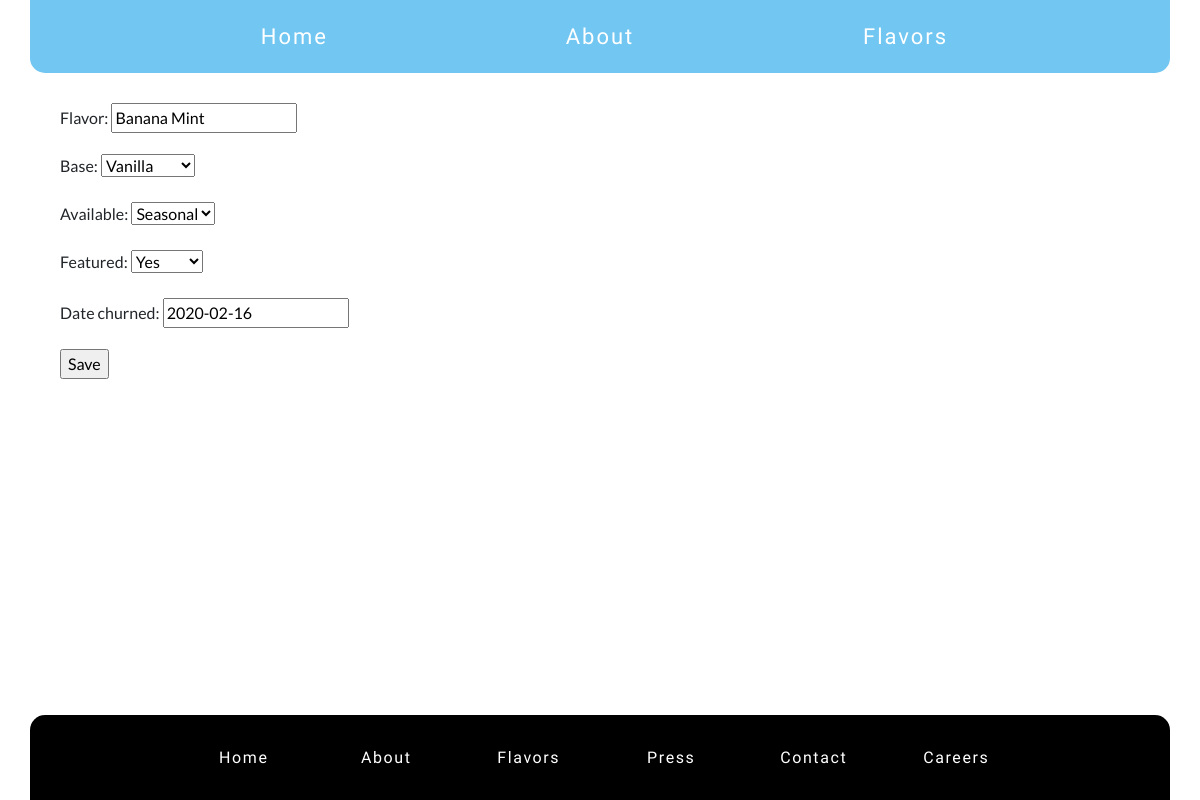
Page /icecream/8/update/ on the committed database.
### icecream/models.py (models this page shows, shortened)
class Icecream(models.Model):
    flavor = models.CharField(max_length = 50)
    base = models.CharField(max_length = 11, choices=BASE)
    available = models.CharField(max_length=9, choices=AVAILABLE)
    Featured = models.BooleanField(choices=BOOL)
    date_churned = models.DateField(default=datetime.date.today)
    class Meta:
        ordering = ['flavor']

### icecream/views.py (the view)
# urls.py: path('<int:pk>/update/', views.UpdateView.as_view(), name = 'update'),
class UpdateView(generic.UpdateView):
    template_name = 'icecream/update.html'
    model = Icecream
    fields = '__all__'

### icecream/templates/icecream/update.html
{% extends 'base.html' %}
{% block content %}
<form style="padding: 30px;" method="post">{% csrf_token %}
    {{ form.as_p }}
    <input type="submit" value="Save">
</form>
{% endblock content %}

### static/css/styles.css (style rules this page uses)
body { font-family: 'Playfair Display', serif; font-family: 'Merriweather', serif; font-family: 'Montserrat', sans-serif; font-family: 'Lato', sans-serif; background-image: url("https://content.mycutegraphics.com/backgrounds/birthday/happy-birthday-ice-cream-cone-background.gif"); }

### rows in the picture
Icecream: flavor "Banana Mint", base "Vanilla", available "Seasonal", Featured "Yes", date_churned "2020-02-16"
